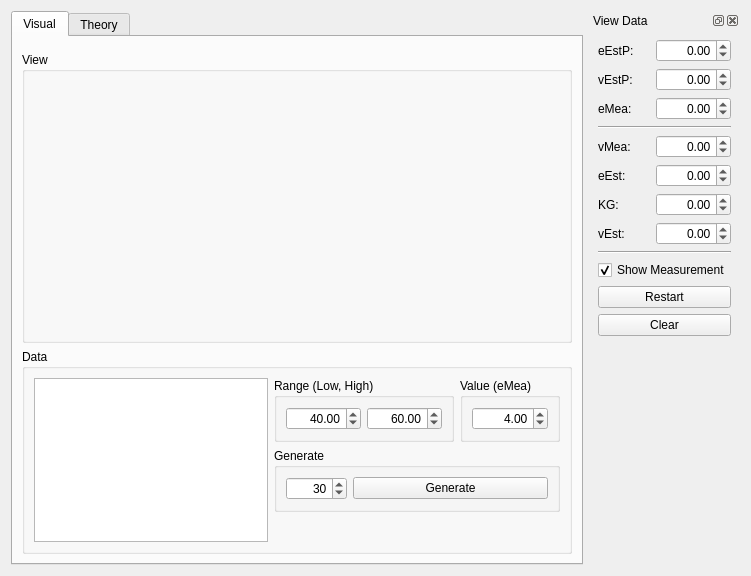
<?xml version="1.0" encoding="UTF-8"?>
<ui version="4.0">
 <class>KalmanFilter</class>
 <widget class="QWidget" name="KalmanFilter">
  <property name="geometry">
   <rect>
    <x>0</x>
    <y>0</y>
    <width>751</width>
    <height>576</height>
   </rect>
  </property>
  <property name="windowTitle">
   <string>Kalman Filter Algorithm</string>
  </property>
  <layout class="QGridLayout" name="mMainGridLayout">
   <item row="0" column="0">
    <widget class="QTabWidget" name="mTabWidget">
     <property name="currentIndex">
      <number>0</number>
     </property>
     <widget class="QWidget" name="mTabWidgetVisual">
      <attribute name="title">
       <string>Visual</string>
      </attribute>
      <layout class="QGridLayout" name="mTabWidgetVisualLayout">
       <item row="0" column="0" colspan="2">
        <widget class="ndx::Controller" name="mViewController" native="true"/>
       </item>
       <item row="1" column="0" colspan="2">
        <widget class="QGroupBox" name="mGroupView">
         <property name="sizePolicy">
          <sizepolicy hsizetype="Expanding" vsizetype="Expanding">
           <horstretch>0</horstretch>
           <verstretch>0</verstretch>
          </sizepolicy>
         </property>
         <property name="title">
          <string>View</string>
         </property>
         <layout class="QGridLayout" name="mGroupViewLayout">
          <item row="0" column="0">
           <widget class="ndx::ChartView" name="mChartView" native="true">
            <property name="sizePolicy">
             <sizepolicy hsizetype="Expanding" vsizetype="Expanding">
              <horstretch>0</horstretch>
              <verstretch>0</verstretch>
             </sizepolicy>
            </property>
            <property name="minimumSize">
             <size>
              <width>0</width>
              <height>250</height>
             </size>
            </property>
           </widget>
          </item>
         </layout>
        </widget>
       </item>
       <item row="2" column="0" colspan="2">
        <widget class="QGroupBox" name="mGroupData">
         <property name="sizePolicy">
          <sizepolicy hsizetype="Preferred" vsizetype="Preferred">
           <horstretch>0</horstretch>
           <verstretch>0</verstretch>
          </sizepolicy>
         </property>
         <property name="title">
          <string>Data</string>
         </property>
         <layout class="QGridLayout" name="gridLayout_3">
          <item row="0" column="1">
           <widget class="QGroupBox" name="mGroupRange">
            <property name="title">
             <string>Range (Low, High)</string>
            </property>
            <layout class="QGridLayout" name="gridLayout">
             <item row="1" column="2">
              <widget class="QDoubleSpinBox" name="mRangeHigh">
               <property name="alignment">
                <set>Qt::AlignRight|Qt::AlignTrailing|Qt::AlignVCenter</set>
               </property>
               <property name="minimum">
                <double>-9999.000000000000000</double>
               </property>
               <property name="maximum">
                <double>9999.000000000000000</double>
               </property>
               <property name="value">
                <double>60.000000000000000</double>
               </property>
              </widget>
             </item>
             <item row="1" column="1">
              <widget class="QDoubleSpinBox" name="mRangeLow">
               <property name="alignment">
                <set>Qt::AlignRight|Qt::AlignTrailing|Qt::AlignVCenter</set>
               </property>
               <property name="minimum">
                <double>-9999.000000000000000</double>
               </property>
               <property name="maximum">
                <double>9999.000000000000000</double>
               </property>
               <property name="value">
                <double>40.000000000000000</double>
               </property>
              </widget>
             </item>
            </layout>
           </widget>
          </item>
          <item row="1" column="1" colspan="2">
           <widget class="QGroupBox" name="mGroupGenerate">
            <property name="title">
             <string>Generate</string>
            </property>
            <layout class="QGridLayout" name="mGroupGenerateLayout">
             <item row="0" column="0">
              <widget class="QSpinBox" name="mNum">
               <property name="alignment">
                <set>Qt::AlignRight|Qt::AlignTrailing|Qt::AlignVCenter</set>
               </property>
               <property name="minimum">
                <number>1</number>
               </property>
               <property name="maximum">
                <number>10000</number>
               </property>
               <property name="value">
                <number>30</number>
               </property>
              </widget>
             </item>
             <item row="0" column="1">
              <widget class="QPushButton" name="mButtonGenerate">
               <property name="sizePolicy">
                <sizepolicy hsizetype="Expanding" vsizetype="Fixed">
                 <horstretch>0</horstretch>
                 <verstretch>0</verstretch>
                </sizepolicy>
               </property>
               <property name="text">
                <string>Generate</string>
               </property>
              </widget>
             </item>
            </layout>
           </widget>
          </item>
          <item row="0" column="2">
           <widget class="QGroupBox" name="mGroupValue">
            <property name="title">
             <string>Value (eMea)</string>
            </property>
            <layout class="QGridLayout" name="gridLayout_2">
             <item row="0" column="0">
              <widget class="QDoubleSpinBox" name="mInit_eMea">
               <property name="alignment">
                <set>Qt::AlignRight|Qt::AlignTrailing|Qt::AlignVCenter</set>
               </property>
               <property name="decimals">
                <number>2</number>
               </property>
               <property name="minimum">
                <double>0.000000000000000</double>
               </property>
               <property name="maximum">
                <double>9999.000000000000000</double>
               </property>
               <property name="value">
                <double>4.000000000000000</double>
               </property>
              </widget>
             </item>
            </layout>
           </widget>
          </item>
          <item row="2" column="1">
           <spacer name="mDataVSpacer">
            <property name="orientation">
             <enum>Qt::Vertical</enum>
            </property>
            <property name="sizeHint" stdset="0">
             <size>
              <width>20</width>
              <height>40</height>
             </size>
            </property>
           </spacer>
          </item>
          <item row="0" column="0" rowspan="3">
           <widget class="QListWidget" name="mMeaList">
            <property name="minimumSize">
             <size>
              <width>100</width>
              <height>0</height>
             </size>
            </property>
           </widget>
          </item>
         </layout>
        </widget>
       </item>
      </layout>
     </widget>
     <widget class="QWidget" name="mTabWidgetTheory">
      <attribute name="title">
       <string>Theory</string>
      </attribute>
      <layout class="QGridLayout" name="mTabWidgetTheoryLayout">
       <item row="0" column="0">
        <widget class="QTextBrowser" name="mTextTheory">
         <property name="html">
          <string>&lt;!DOCTYPE HTML PUBLIC &quot;-//W3C//DTD HTML 4.0//EN&quot; &quot;http://www.w3.org/TR/REC-html40/strict.dtd&quot;&gt;
&lt;html&gt;&lt;head&gt;&lt;meta name=&quot;qrichtext&quot; content=&quot;1&quot; /&gt;&lt;style type=&quot;text/css&quot;&gt;
p, li { white-space: pre-wrap; }
&lt;/style&gt;&lt;/head&gt;&lt;body style=&quot; font-family:'.SF NS Text'; font-size:13pt; font-weight:400; font-style:normal;&quot;&gt;
&lt;p style=&quot; margin-top:0px; margin-bottom:0px; margin-left:0px; margin-right:0px; -qt-block-indent:0; text-indent:0px;&quot;&gt;&lt;span style=&quot; font-weight:600;&quot;&gt;Kalman Filter&lt;/span&gt;&lt;/p&gt;
&lt;p style=&quot; margin-top:0px; margin-bottom:0px; margin-left:0px; margin-right:0px; -qt-block-indent:0; text-indent:0px;&quot;&gt;&lt;span style=&quot; font-size:10pt;&quot;&gt;KF is a real time optimation algorithm.&lt;/span&gt;&lt;/p&gt;
&lt;p style=&quot;-qt-paragraph-type:empty; margin-top:0px; margin-bottom:0px; margin-left:0px; margin-right:0px; -qt-block-indent:0; text-indent:0px;&quot;&gt;&lt;br /&gt;&lt;/p&gt;
&lt;p style=&quot; margin-top:0px; margin-bottom:0px; margin-left:0px; margin-right:0px; -qt-block-indent:0; text-indent:0px;&quot;&gt;&lt;span style=&quot; font-weight:600;&quot;&gt;Equations&lt;/span&gt;&lt;/p&gt;
&lt;p style=&quot; margin-top:0px; margin-bottom:0px; margin-left:0px; margin-right:0px; -qt-block-indent:0; text-indent:0px;&quot;&gt;&lt;span style=&quot; font-size:10pt;&quot;&gt;eEst (Error in estimate)&lt;/span&gt;&lt;/p&gt;
&lt;p style=&quot; margin-top:0px; margin-bottom:0px; margin-left:0px; margin-right:0px; -qt-block-indent:0; text-indent:0px;&quot;&gt;&lt;span style=&quot; font-size:10pt;&quot;&gt;eEstP (Previous error in estimate)&lt;/span&gt;&lt;/p&gt;
&lt;p style=&quot; margin-top:0px; margin-bottom:0px; margin-left:0px; margin-right:0px; -qt-block-indent:0; text-indent:0px;&quot;&gt;&lt;span style=&quot; font-size:10pt;&quot;&gt;eMea (Error in measurement)&lt;/span&gt;&lt;/p&gt;
&lt;p style=&quot; margin-top:0px; margin-bottom:0px; margin-left:0px; margin-right:0px; -qt-block-indent:0; text-indent:0px;&quot;&gt;&lt;span style=&quot; font-size:10pt;&quot;&gt;vEst (Estimate)&lt;/span&gt;&lt;/p&gt;
&lt;p style=&quot; margin-top:0px; margin-bottom:0px; margin-left:0px; margin-right:0px; -qt-block-indent:0; text-indent:0px;&quot;&gt;&lt;span style=&quot; font-size:10pt;&quot;&gt;vEstP (Previous estimate)&lt;/span&gt;&lt;/p&gt;
&lt;p style=&quot; margin-top:0px; margin-bottom:0px; margin-left:0px; margin-right:0px; -qt-block-indent:0; text-indent:0px;&quot;&gt;&lt;span style=&quot; font-size:10pt;&quot;&gt;vMea (Measurement)&lt;/span&gt;&lt;/p&gt;
&lt;p style=&quot;-qt-paragraph-type:empty; margin-top:0px; margin-bottom:0px; margin-left:0px; margin-right:0px; -qt-block-indent:0; text-indent:0px; font-size:10pt;&quot;&gt;&lt;br /&gt;&lt;/p&gt;
&lt;p style=&quot; margin-top:0px; margin-bottom:0px; margin-left:0px; margin-right:0px; -qt-block-indent:0; text-indent:0px;&quot;&gt;&lt;span style=&quot; font-size:10pt;&quot;&gt;(1) KG (Kalman Gain) = eEst / (eEst + eMea)&lt;/span&gt;&lt;/p&gt;
&lt;p style=&quot; margin-top:0px; margin-bottom:0px; margin-left:0px; margin-right:0px; -qt-block-indent:0; text-indent:0px;&quot;&gt;&lt;span style=&quot; font-size:10pt;&quot;&gt;(2) vEst = vEstP + KG * (vMea - vEstP)&lt;/span&gt;&lt;/p&gt;
&lt;p style=&quot; margin-top:0px; margin-bottom:0px; margin-left:0px; margin-right:0px; -qt-block-indent:0; text-indent:0px;&quot;&gt;&lt;span style=&quot; font-size:10pt;&quot;&gt;(3) eEst = (1 - KG) * eEstP&lt;/span&gt;&lt;/p&gt;&lt;/body&gt;&lt;/html&gt;</string>
         </property>
        </widget>
       </item>
      </layout>
     </widget>
    </widget>
   </item>
   <item row="0" column="1">
    <widget class="QDockWidget" name="mDockView">
     <property name="windowTitle">
      <string>View Data</string>
     </property>
     <widget class="QWidget" name="mDockViewContent">
      <layout class="QGridLayout" name="mViewDockLayout">
       <item row="10" column="0" colspan="2">
        <widget class="QPushButton" name="mButtonRestart">
         <property name="text">
          <string>Restart</string>
         </property>
        </widget>
       </item>
       <item row="11" column="0" colspan="2">
        <widget class="QPushButton" name="mButtonClear">
         <property name="text">
          <string>Clear</string>
         </property>
        </widget>
       </item>
       <item row="5" column="0">
        <widget class="QLabel" name="mLabel_eEst">
         <property name="text">
          <string>eEst:</string>
         </property>
        </widget>
       </item>
       <item row="2" column="1">
        <widget class="QDoubleSpinBox" name="mValue_eMea">
         <property name="alignment">
          <set>Qt::AlignRight|Qt::AlignTrailing|Qt::AlignVCenter</set>
         </property>
         <property name="minimum">
          <double>-9999.000000000000000</double>
         </property>
         <property name="maximum">
          <double>9999.000000000000000</double>
         </property>
        </widget>
       </item>
       <item row="4" column="1">
        <widget class="QDoubleSpinBox" name="mValue_vMea">
         <property name="alignment">
          <set>Qt::AlignRight|Qt::AlignTrailing|Qt::AlignVCenter</set>
         </property>
         <property name="minimum">
          <double>-9999.000000000000000</double>
         </property>
         <property name="maximum">
          <double>9999.000000000000000</double>
         </property>
        </widget>
       </item>
       <item row="12" column="1">
        <spacer name="mViewVSpacer">
         <property name="orientation">
          <enum>Qt::Vertical</enum>
         </property>
         <property name="sizeHint" stdset="0">
          <size>
           <width>20</width>
           <height>40</height>
          </size>
         </property>
        </spacer>
       </item>
       <item row="1" column="1">
        <widget class="QDoubleSpinBox" name="mValue_vEstP">
         <property name="alignment">
          <set>Qt::AlignRight|Qt::AlignTrailing|Qt::AlignVCenter</set>
         </property>
         <property name="minimum">
          <double>-9999.000000000000000</double>
         </property>
         <property name="maximum">
          <double>9999.000000000000000</double>
         </property>
        </widget>
       </item>
       <item row="6" column="0">
        <widget class="QLabel" name="mLabel_KG">
         <property name="text">
          <string>KG:</string>
         </property>
        </widget>
       </item>
       <item row="2" column="0">
        <widget class="QLabel" name="mLabel_eMea">
         <property name="text">
          <string>eMea:</string>
         </property>
        </widget>
       </item>
       <item row="1" column="0">
        <widget class="QLabel" name="mLabel_vEstP">
         <property name="text">
          <string>vEstP:</string>
         </property>
        </widget>
       </item>
       <item row="0" column="1">
        <widget class="QDoubleSpinBox" name="mValue_eEstP">
         <property name="alignment">
          <set>Qt::AlignRight|Qt::AlignTrailing|Qt::AlignVCenter</set>
         </property>
         <property name="minimum">
          <double>-9999.000000000000000</double>
         </property>
         <property name="maximum">
          <double>9999.000000000000000</double>
         </property>
        </widget>
       </item>
       <item row="7" column="1">
        <widget class="QDoubleSpinBox" name="mValue_vEst">
         <property name="alignment">
          <set>Qt::AlignRight|Qt::AlignTrailing|Qt::AlignVCenter</set>
         </property>
         <property name="minimum">
          <double>-9999.000000000000000</double>
         </property>
         <property name="maximum">
          <double>9999.000000000000000</double>
         </property>
        </widget>
       </item>
       <item row="3" column="0" colspan="2">
        <widget class="Line" name="mLineH_1">
         <property name="orientation">
          <enum>Qt::Horizontal</enum>
         </property>
        </widget>
       </item>
       <item row="4" column="0">
        <widget class="QLabel" name="mLabel_vMea">
         <property name="text">
          <string>vMea:</string>
         </property>
        </widget>
       </item>
       <item row="8" column="0" colspan="2">
        <widget class="Line" name="mLineH_2">
         <property name="orientation">
          <enum>Qt::Horizontal</enum>
         </property>
        </widget>
       </item>
       <item row="5" column="1">
        <widget class="QDoubleSpinBox" name="mValue_eEst">
         <property name="alignment">
          <set>Qt::AlignRight|Qt::AlignTrailing|Qt::AlignVCenter</set>
         </property>
         <property name="minimum">
          <double>-9999.000000000000000</double>
         </property>
         <property name="maximum">
          <double>9999.000000000000000</double>
         </property>
        </widget>
       </item>
       <item row="7" column="0">
        <widget class="QLabel" name="mLabel_vEst">
         <property name="text">
          <string>vEst:</string>
         </property>
        </widget>
       </item>
       <item row="0" column="0">
        <widget class="QLabel" name="mLabel_eEstP">
         <property name="text">
          <string>eEstP:</string>
         </property>
        </widget>
       </item>
       <item row="6" column="1">
        <widget class="QDoubleSpinBox" name="mValue_KG">
         <property name="alignment">
          <set>Qt::AlignRight|Qt::AlignTrailing|Qt::AlignVCenter</set>
         </property>
         <property name="minimum">
          <double>-9999.000000000000000</double>
         </property>
         <property name="maximum">
          <double>9999.000000000000000</double>
         </property>
        </widget>
       </item>
       <item row="9" column="0" colspan="2">
        <widget class="QCheckBox" name="mShowMea">
         <property name="text">
          <string>Show Measurement</string>
         </property>
         <property name="checked">
          <bool>true</bool>
         </property>
        </widget>
       </item>
      </layout>
     </widget>
    </widget>
   </item>
  </layout>
 </widget>
 <customwidgets>
  <customwidget>
   <class>ndx::Controller</class>
   <extends>QWidget</extends>
   <header>Controller.h</header>
   <container>1</container>
  </customwidget>
  <customwidget>
   <class>ndx::ChartView</class>
   <extends>QWidget</extends>
   <header>ChartView.h</header>
   <container>1</container>
  </customwidget>
 </customwidgets>
 <resources/>
 <connections/>
</ui>
